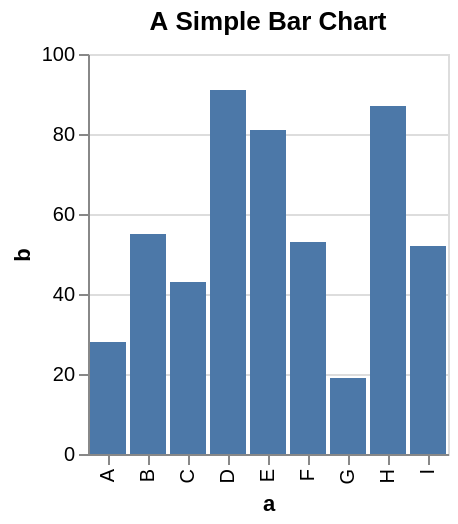

Describe this chart as a Vega-Lite specification.
### Vega specification from a JSON file in a GitHub repository (floating-point values rounded to 4 significant figures)
{"$schema": "https://vega.github.io/schema/vega/v5.json", "autosize": "pad", "padding": 5, "height": 200, "title": {"text": "A Simple Bar Chart", "frame": "group"}, "style": "cell", "data": [{"name": "source_0", "values": [{"a": "A", "b": 28}, {"a": "B", "b": 55}, {"a": "C", "b": 43}, {"a": "D", "b": 91}, {"a": "E", "b": 81}, {"a": "F", "b": 53}, {"a": "G", "b": 19}, {"a": "H", "b": 87}, {"a": "I", "b": 52}]}, {"name": "data_0", "source": "source_0", "transform": [{"type": "filter", "expr": "datum[\"b\"] !== null && !isNaN(datum[\"b\"])"}]}], "signals": [{"name": "x_step", "value": 20}, {"name": "width", "update": "bandspace(domain('x').length, 0.1, 0.05) * x_step"}], "marks": [{"name": "marks", "type": "rect", "style": ["bar"], "from": {"data": "data_0"}, "encode": {"update": {"fill": {"value": "#4c78a8"}, "tooltip": {"signal": "{\"a\": datum[\"a\"], \"b\": format(datum[\"b\"], \"\")}"}, "x": {"scale": "x", "field": "a"}, "width": {"scale": "x", "band": true}, "y": {"scale": "y", "field": "b"}, "y2": {"scale": "y", "value": 0}}}}], "scales": [{"name": "x", "type": "band", "domain": {"data": "data_0", "field": "a", "sort": true}, "range": {"step": {"signal": "x_step"}}, "paddingInner": 0.1, "paddingOuter": 0.05}, {"name": "y", "type": "linear", "domain": {"data": "data_0", "field": "b"}, "range": [{"signal": "height"}, 0], "nice": true, "zero": true}], "axes": [{"scale": "x", "orient": "bottom", "grid": false, "title": "a", "labelAlign": "right", "labelAngle": 270, "labelBaseline": "middle", "labelOverlap": true, "zindex": 1}, {"scale": "y", "orient": "left", "grid": false, "title": "b", "labelOverlap": true, "tickCount": {"signal": "ceil(height/40)"}, "zindex": 1}, {"scale": "y", "orient": "left", "gridScale": "x", "grid": true, "tickCount": {"signal": "ceil(height/40)"}, "domain": false, "labels": false, "maxExtent": 0, "minExtent": 0, "ticks": false, "zindex": 0}]}
